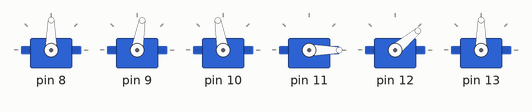
Simulated run of this sketch. Board: Arduino Uno, built with avr-gcc and run on an emulated ATmega328P. Shown: 6 × servo.

Above: at 2.4 s.
At 6.3 s:
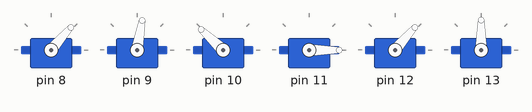
At 9.9 s:
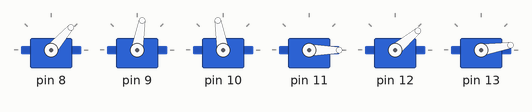
At 15.9 s:
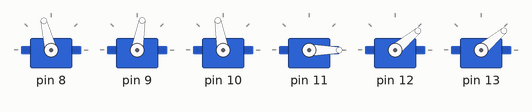
At 27.9 s:
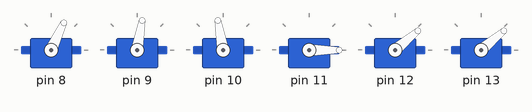
At 38.1 s:
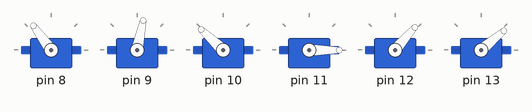
Timing chart, 0 to 40.0 s (numbered marks = the images above):
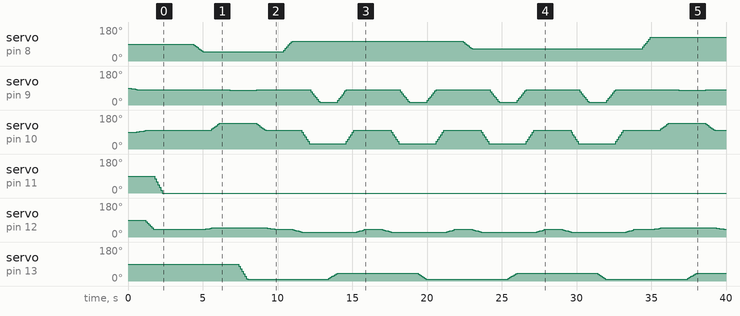

Measured:
- by itself, servo on pin 8: 90° → 84° at 4.4 s, → 78° 0.10 s later, → 72° 0.10 s later, → 66° 0.10 s later, … (28 changes in this stretch)
- by itself, servo on pin 9: 89° → 88° at 0.10 s, → 87° 0.10 s later, → 86° 0.10 s later, → 85° 0.10 s later, … (66 changes in this stretch)
- by itself, servo on pin 12: 90° → 82° at 1.2 s, → 74° 0.10 s later, → 66° 0.10 s later, → 58° 0.10 s later, … (91 changes in this stretch)
- by itself, servo on pin 13: 90° → 77° at 7.4 s, → 64° 0.10 s later, → 51° 0.10 s later, → 38° 0.10 s later, … (42 changes in this stretch)

The sketch:

ServoControler.ino
```cpp
#include<math.h>
#include <Servo.h>
#include <SoftwareSerial.h>
#define arm1 11.7
#define arm2 11.3
#define grip 12
#define ALPHA_LOW 0.79
#define ALPHA_HIGH 1.02
#define DISTANCE_TO_BOARD 10.0
#define TILE_SIZE 2.0

SoftwareSerial esp32(4, 3);

enum componentNames {BASE = 0, ARM_ROTATION_1, ARM_ROTATION_2, WRIST_LEFTROTATION,WRIST_UPROTATION,GRIP};

Servo components[6];

double tanAlphaLow = 0.0;
double tanAlphaHigh = 0.0;

void writeSmooth(int endPosition, int index, int countSteps = 6)
{
  int currentAngle = components[index].read();

  float delta = (endPosition - currentAngle)/countSteps;
  for(int i=0;i<countSteps;++i)
  {
    currentAngle+= delta;
    components[index].write(currentAngle);
    delay(100);
  }
  components[index].write(endPosition);
}

void setBaseRotation(int row, int column) {
  double tanAlpha = tanAlphaLow + (row / 7.0) * (tanAlphaHigh - tanAlphaLow);
  double baseRotation = atan((tanAlpha*(7 - 2*column))/(tanAlpha*(2*row+1)+8));
  writeSmooth(88 - 3 * (row / 7.0) +(baseRotation*180/M_PI),BASE, 6);
}

void setAngles(double shoulder, double elbow, double wrist) {
  writeSmooth(wrist,WRIST_UPROTATION);
  writeSmooth(elbow,ARM_ROTATION_2);
  writeSmooth(shoulder,ARM_ROTATION_1);
  writeSmooth(0,WRIST_LEFTROTATION);
}

void defaultAngles() {
  writeSmooth(80,ARM_ROTATION_1);
  writeSmooth(100,ARM_ROTATION_2);
  writeSmooth(40,WRIST_UPROTATION);
  writeSmooth(0,WRIST_LEFTROTATION);
}

double commands[8][4][3] =
  {
    //Row 1
    {
      {78, 137, 49},
      {90, 0, 90},
      {90, 0, 90},
      {90, 0, 90},
    },
    {
      {66, 127, 47},
      {90, 0, 90},
      {90, 0, 90},
      {90, 0, 90},
    },
    {
      {59, 112, 41},
      {90, 0, 90},
      {90, 0, 90},
      {90, 0, 90},
    },
    {
      {52, 100, 40},
      {90, 0, 90},
      {90, 0, 90},
      {90, 0, 90},
    },
    {
      {38, 66, 19},
      {90, 0, 90},
      {90, 0, 90},
      {90, 0, 90},
    },
    {
      {24, 39, 8},
      {90, 0, 90},
      {90, 0, 90},
      {90, 0, 90},
    },
    {
      {17, 29, 11},
      {90, 0, 90},
      {90, 0, 90},
      {90, 0, 90},
    },
    {
      {15, 28, 24},
      {90, 0, 90},
      {90, 0, 90},
      {90, 0, 90},
    },
    //Row 2
  };

void applyAngles(int row, int col) {
  int cmdCol = col;
  if(col > 3) {
    cmdCol = 7 - col;
  }
  setAngles(commands[row][cmdCol][0], commands[row][cmdCol][1], commands[row][cmdCol][2]);
}

void grab() {
  writeSmooth(9,GRIP);
}

void ungrab() {
  writeSmooth(40,GRIP);
}

void setPosition(int row, int col) {
  setBaseRotation(row, col);
  //delay(2000);
  applyAngles(row, col);
  //delay(2000);
}

void makeTurn(int row0, int col0, int row, int col) {
  setPosition(row0, col0);
  grab();

  defaultAngles();

  setPosition(row, col);
  ungrab();

  defaultAngles();
}

void setup() {
  Serial.begin(9600);
  esp32.begin(38400);

  tanAlphaLow = tan(ALPHA_LOW);
  tanAlphaHigh = tan(ALPHA_HIGH);
  // put your setup code here, to run once:
  for(int i=0;i<6;++i)
  {
    components[i].attach(i+8);
  }

  defaultAngles();
  delay(2000);
}

void loop() {
  // put your main code here, to run repeatedly:
  /*GoTo(0);
  delay(1000);
  GoTo(7);
  delay(1000);
  GoTo(56);
  delay(1000);
  GoTo(63);
  delay(1000);
  */
  //components[BASE].write(0);
  //GoTo(0);
  //components[BASE].write(90);
  //
//  for(int i=0;i<64;++i){
//    GoTo(i);
//    delay(1000);
//  }
//  delay(1000);
//  //components[BASE].write(90);
//  delay(1000);

  makeTurn(0, 7, 7, 0);
  makeTurn(7, 0, 7, 7);
  makeTurn(7, 7, 0, 0);
  makeTurn(0, 0, 0, 7);

//  int row = 0;
//  makeTurn(row, 7, row, 0);
//  makeTurn(row, 0, row, 7);

//  setAngles(90, 0, 90);
//  delay(1000);

  if (esp32.available()) {
    Serial.println("esp32 is available");
    Serial.println(esp32.read());
  }

}
```
